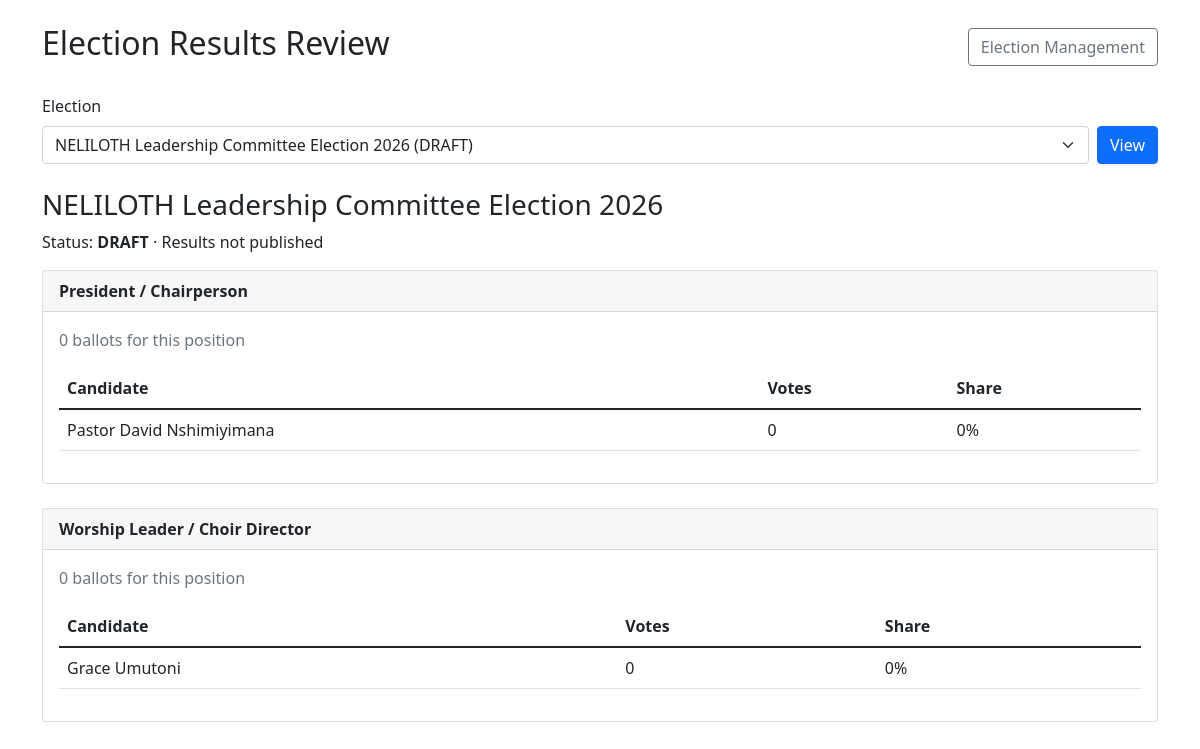
Page /admin/results.php (signed in) on the earlier database version.
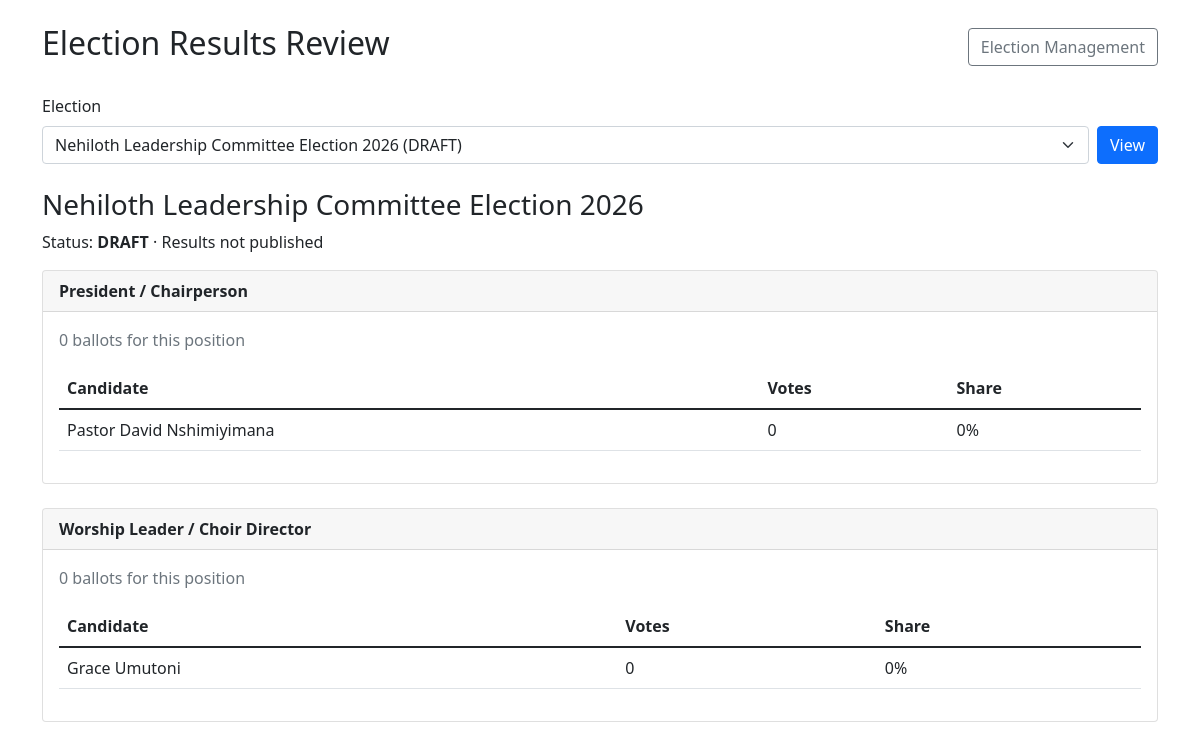
Same page on the later database version.
### tables this page shows
CREATE TABLE IF NOT EXISTS elections (
    id INT PRIMARY KEY AUTO_INCREMENT,
    title VARCHAR(255) NOT NULL,
    description TEXT,
    start_time DATETIME NOT NULL,
    end_time DATETIME NOT NULL,
    status ENUM('draft','upcoming','open','paused','closed','cancelled') DEFAULT 'draft',
    results_published BOOLEAN NOT NULL DEFAULT FALSE,
    published_at DATETIME NULL,
    created_at TIMESTAMP DEFAULT CURRENT_TIMESTAMP
);

### config/functions.php (called while the page is built, shortened)
<?php
require_once __DIR__ . "/database.php";
function getElectionStatus($election_id) {
    global $pdo;
    $stmt = $pdo->prepare("SELECT status, start_time, end_time FROM elections WHERE id = ?");
    $stmt->execute([(int)$election_id]);
    $election = $stmt->fetch();
    $status = $election["status"];
    return $status;
}
?>

### admin/results.php (the view, shortened to what this page needs)
<?php
require_once "../config/functions.php";
$elections = $pdo->query("SELECT id, title, status, results_published FROM elections ORDER BY created_at DESC")->fetchAll();
$election_id = filter_var($_GET["election_id"] ?? null, FILTER_VALIDATE_INT);
if (!$election_id && $elections) {
    $election_id = (int)$elections[0]["id"];
}
$election_stmt = $pdo->prepare("SELECT * FROM elections WHERE id = ?");
$election_stmt->execute([(int)$election_id]);
$election = $election_stmt->fetch();
if ($election) {
    $election["status"] = getElectionStatus((int)$election["id"]);
}
$positions = [];
if ($election) {
    $position_stmt = $pdo->prepare("SELECT id, title, description FROM positions WHERE election_id = ? ORDER BY id");
    $position_stmt->execute([(int)$election["id"]]);
    $positions = $position_stmt->fetchAll();
}
?>
<!DOCTYPE html>
<html lang="en">
<head>
    <link href="https://cdn.jsdelivr.net/npm/bootstrap@5.1.3/dist/css/bootstrap.min.css" rel="stylesheet">
</head>
<body>
<div class="container py-4">
    <div class="d-flex justify-content-between align-items-center mb-4">
        <h2>Election Results Review</h2>
        <a href="manage_elections.php" class="btn btn-outline-secondary">Election Management</a>
    </div>
    <?php if (!$election): ?>
        <div class="alert alert-info">No elections have been created.</div>
    <?php else: ?>
        <form method="GET" class="mb-4">
            <label for="election_id" class="form-label">Election</label>
            <div class="d-flex gap-2">
                <select id="election_id" name="election_id" class="form-select">
                    <?php foreach ($elections as $item): ?>
                        <option value="<?php echo (int)$item["id"]; ?>" <?php echo (int)$item["id"] === (int)$election_id ? "selected" : ""; ?>>
                            <?php echo htmlspecialchars($item["title"] . " (" . strtoupper($item["status"]) . ")"); ?>
                        </option>
                    <?php endforeach; ?>
                </select>
                <button class="btn btn-primary" type="submit">View</button>
            </div>
        </form>
        <h3><?php echo htmlspecialchars($election["title"]); ?></h3>
        <p>Status: <strong><?php echo htmlspecialchars(strtoupper($election["status"])); ?></strong>
            · Results <?php echo !empty($election["results_published"]) ? "published" : "not published"; ?></p>
        <?php foreach ($positions as $position): ?>
            <?php
            $candidate_stmt = $pdo->prepare("
                SELECT c.id, c.name, COUNT(b.id) AS votes
                FROM candidates c
                LEFT JOIN ballots b ON b.candidate_id = c.id
                    AND b.election_id = ? AND b.position_id = c.position_id
                WHERE c.position_id = ?
                GROUP BY c.id, c.name
                ORDER BY votes DESC, c.name ASC
            ");
            $candidate_stmt->execute([(int)$election["id"], (int)$position["id"]]);
            $candidates = $candidate_stmt->fetchAll();
            $total_stmt = $pdo->prepare("SELECT COUNT(*) FROM ballots WHERE election_id = ? AND position_id = ?");
            $total_stmt->execute([(int)$election["id"], (int)$position["id"]]);
            $total = (int)$total_stmt->fetchColumn();
            ?>
            <section class="card mb-4">
                <div class="card-header"><strong><?php echo htmlspecialchars($position["title"]); ?></strong></div>
                <div class="card-body">
                    <p class="text-muted"><?php echo $total; ?> ballots for this position</p>
                    <div class="table-responsive">
                        <table class="table">
                            <thead><tr><th>Candidate</th><th>Votes</th><th>Share</th></tr></thead>
                            <tbody>
                            <?php foreach ($candidates as $candidate): ?>
                                <?php $votes = (int)$candidate["votes"]; ?>
                                <tr>
                                    <td><?php echo htmlspecialchars($candidate["name"]); ?></td>
                                    <td><?php echo $votes; ?></td>
                                    <td><?php echo $total ? round($votes * 100 / $total, 1) : 0; ?>%</td>
                                </tr>
                            <?php endforeach; ?>
                            </tbody>
                        </table>
                    </div>
                </div>
            </section>
        <?php endforeach; ?>
    <?php endif; ?>
</div>
</body>
</html>

Differences in the rows shown:
changed elections "DRAFT": title "NELILOTH Leadership Committee Election 2026" → "Nehiloth Leadership Committee Election 2026"
Other differences:
form field election_id: "NELILOTH Leadership Committee Election 2026 (DRAFT)" → "Nehiloth Leadership Committee Election 2026 (DRAFT)"
